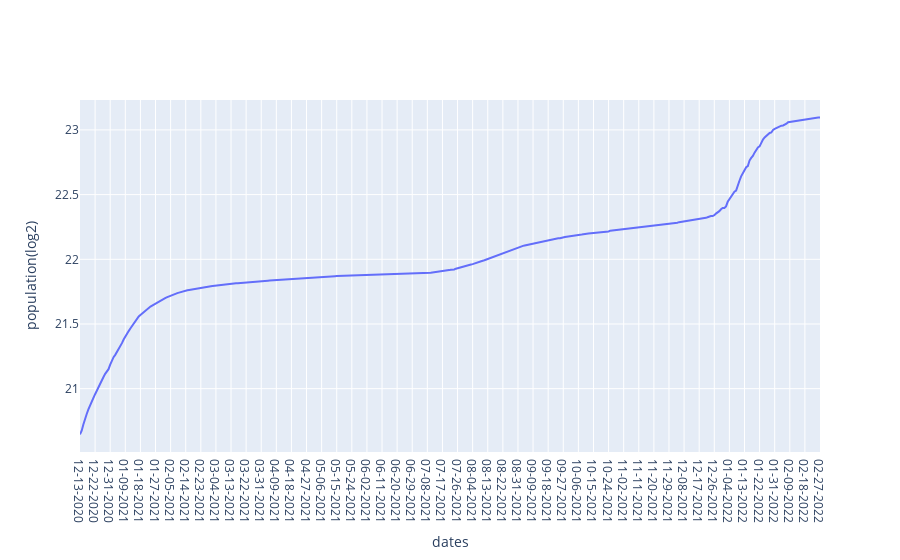

Source (notebook cell):
### Code cell
def plotstate(statename,feature):
    #statement :list
    start='20201213'
    end='20220227'
    dates = pd.date_range(start,end).strftime("%m-%d-%Y").to_list()
    #features = ['Confirmed','Deaths','Recovered','Active']
    data = []
    #m = ['lines','markers','lines+markers']
    for sn in statename:
        #lista = []
        for fea in feature:
            
            lista = []
                
            for date in dates:
        
                df = pd.read_csv(date+'.csv')
            #df = df.fillna(-100)
                df.set_index('Province_State', inplace=True)
        
            
            #if df.loc[name,feature].tolist()>0:
                lista.append(df.loc[sn,fea].tolist())
            trace = go.Scatter(
            x = np.array(dates),
            y =np.log2(1+np.array(lista)),
            #mode = m[statename.index(sn)],
            mode = 'lines',
            name = sn+'_'+fea)
            data.append(trace)
    
    return lista
    layout = dict( xaxis = dict(title = 'dates'), yaxis = dict(title = 'population(log2)'))
    fig = dict(data=data, layout=layout)
    py.iplot(fig)
    
        
plotstate(['California'],['Confirmed'])

### Figure 1 — Plotly figure (JSON) as saved in the notebook; plotly's stock layout.template omitted (floating-point values rounded to 4 significant figures; data arrays with more than 128 entries replaced by an {"elided": "..."} marker saying what was removed)
{"data": [{"mode": "lines", "name": "California_Confirmed", "type": "scatter", "x": {"elided": "442 str values"}, "y": {"elided": "442 float values"}}], "layout": {"xaxis": {"title": {"text": "dates"}}, "yaxis": {"title": {"text": "population(log2)"}}}}
